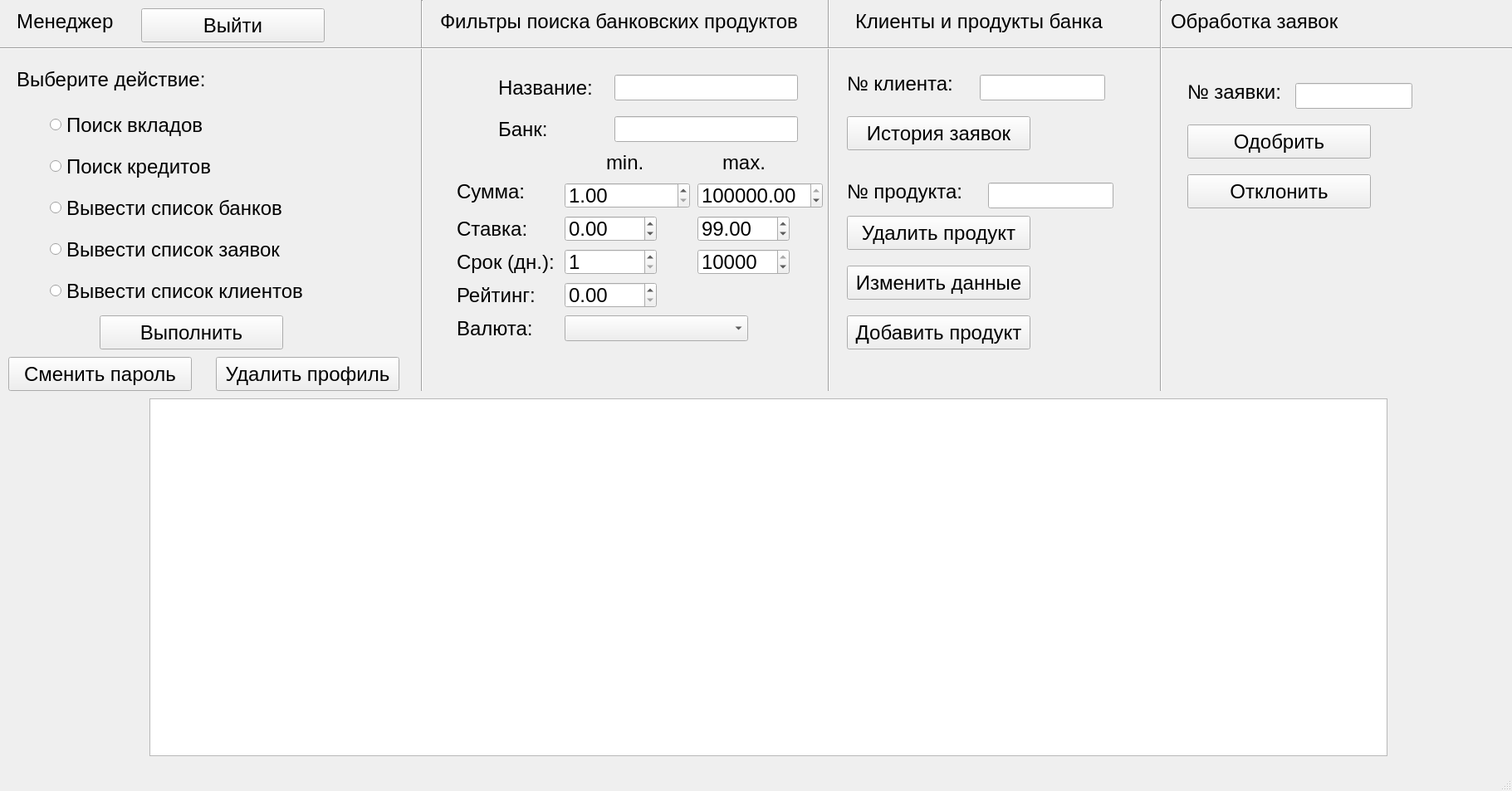
<?xml version="1.0" encoding="UTF-8"?>
<ui version="4.0">
 <class>ManagerWindow</class>
 <widget class="QMainWindow" name="ManagerWindow">
  <property name="geometry">
   <rect>
    <x>0</x>
    <y>0</y>
    <width>1821</width>
    <height>953</height>
   </rect>
  </property>
  <property name="font">
   <font>
    <pointsize>18</pointsize>
   </font>
  </property>
  <property name="windowTitle">
   <string>BankProducts Application</string>
  </property>
  <widget class="QWidget" name="centralwidget">
   <widget class="QRadioButton" name="r1">
    <property name="geometry">
     <rect>
      <x>60</x>
      <y>130</y>
      <width>281</width>
      <height>41</height>
     </rect>
    </property>
    <property name="font">
     <font>
      <pointsize>18</pointsize>
     </font>
    </property>
    <property name="text">
     <string>Поиск вкладов</string>
    </property>
   </widget>
   <widget class="QRadioButton" name="r3">
    <property name="geometry">
     <rect>
      <x>60</x>
      <y>230</y>
      <width>431</width>
      <height>41</height>
     </rect>
    </property>
    <property name="font">
     <font>
      <pointsize>18</pointsize>
     </font>
    </property>
    <property name="text">
     <string>Вывести список банков</string>
    </property>
   </widget>
   <widget class="QLabel" name="label_2">
    <property name="geometry">
     <rect>
      <x>20</x>
      <y>80</y>
      <width>251</width>
      <height>31</height>
     </rect>
    </property>
    <property name="font">
     <font>
      <pointsize>18</pointsize>
     </font>
    </property>
    <property name="text">
     <string>Выберите действие:</string>
    </property>
   </widget>
   <widget class="QPushButton" name="search">
    <property name="geometry">
     <rect>
      <x>120</x>
      <y>380</y>
      <width>221</width>
      <height>41</height>
     </rect>
    </property>
    <property name="font">
     <font>
      <pointsize>18</pointsize>
     </font>
    </property>
    <property name="text">
     <string>Выполнить</string>
    </property>
   </widget>
   <widget class="QLabel" name="label">
    <property name="geometry">
     <rect>
      <x>20</x>
      <y>0</y>
      <width>141</width>
      <height>51</height>
     </rect>
    </property>
    <property name="font">
     <font>
      <pointsize>18</pointsize>
     </font>
    </property>
    <property name="text">
     <string>Менеджер</string>
    </property>
   </widget>
   <widget class="QRadioButton" name="r2">
    <property name="geometry">
     <rect>
      <x>60</x>
      <y>180</y>
      <width>351</width>
      <height>41</height>
     </rect>
    </property>
    <property name="font">
     <font>
      <pointsize>18</pointsize>
     </font>
    </property>
    <property name="text">
     <string>Поиск кредитов</string>
    </property>
   </widget>
   <widget class="Line" name="line">
    <property name="geometry">
     <rect>
      <x>500</x>
      <y>0</y>
      <width>16</width>
      <height>471</height>
     </rect>
    </property>
    <property name="font">
     <font>
      <pointsize>18</pointsize>
     </font>
    </property>
    <property name="orientation">
     <enum>Qt::Vertical</enum>
    </property>
   </widget>
   <widget class="QTableWidget" name="tableWidget">
    <property name="geometry">
     <rect>
      <x>180</x>
      <y>480</y>
      <width>1491</width>
      <height>431</height>
     </rect>
    </property>
    <property name="font">
     <font>
      <pointsize>18</pointsize>
     </font>
    </property>
   </widget>
   <widget class="QLabel" name="label_10">
    <property name="geometry">
     <rect>
      <x>1030</x>
      <y>10</y>
      <width>361</width>
      <height>31</height>
     </rect>
    </property>
    <property name="font">
     <font>
      <pointsize>18</pointsize>
     </font>
    </property>
    <property name="text">
     <string>Клиенты и продукты банка</string>
    </property>
   </widget>
   <widget class="QLabel" name="label_3">
    <property name="geometry">
     <rect>
      <x>530</x>
      <y>-10</y>
      <width>451</width>
      <height>71</height>
     </rect>
    </property>
    <property name="font">
     <font>
      <pointsize>18</pointsize>
     </font>
    </property>
    <property name="text">
     <string>Фильтры поиска банковских продуктов</string>
    </property>
   </widget>
   <widget class="Line" name="line_3">
    <property name="geometry">
     <rect>
      <x>990</x>
      <y>-10</y>
      <width>16</width>
      <height>481</height>
     </rect>
    </property>
    <property name="font">
     <font>
      <pointsize>18</pointsize>
     </font>
    </property>
    <property name="orientation">
     <enum>Qt::Vertical</enum>
    </property>
   </widget>
   <widget class="Line" name="line_2">
    <property name="geometry">
     <rect>
      <x>0</x>
      <y>50</y>
      <width>1821</width>
      <height>16</height>
     </rect>
    </property>
    <property name="font">
     <font>
      <pointsize>18</pointsize>
     </font>
    </property>
    <property name="orientation">
     <enum>Qt::Horizontal</enum>
    </property>
   </widget>
   <widget class="QPushButton" name="exit">
    <property name="geometry">
     <rect>
      <x>170</x>
      <y>10</y>
      <width>221</width>
      <height>41</height>
     </rect>
    </property>
    <property name="font">
     <font>
      <pointsize>18</pointsize>
     </font>
    </property>
    <property name="text">
     <string>Выйти</string>
    </property>
   </widget>
   <widget class="QLineEdit" name="nameEdit">
    <property name="geometry">
     <rect>
      <x>740</x>
      <y>90</y>
      <width>221</width>
      <height>31</height>
     </rect>
    </property>
   </widget>
   <widget class="QLineEdit" name="bankEdit">
    <property name="geometry">
     <rect>
      <x>740</x>
      <y>140</y>
      <width>221</width>
      <height>31</height>
     </rect>
    </property>
   </widget>
   <widget class="QLabel" name="label_4">
    <property name="geometry">
     <rect>
      <x>730</x>
      <y>170</y>
      <width>61</width>
      <height>51</height>
     </rect>
    </property>
    <property name="font">
     <font>
      <pointsize>18</pointsize>
     </font>
    </property>
    <property name="text">
     <string>min.</string>
    </property>
   </widget>
   <widget class="QLabel" name="label_5">
    <property name="geometry">
     <rect>
      <x>870</x>
      <y>170</y>
      <width>61</width>
      <height>51</height>
     </rect>
    </property>
    <property name="font">
     <font>
      <pointsize>18</pointsize>
     </font>
    </property>
    <property name="text">
     <string>max.</string>
    </property>
   </widget>
   <widget class="QLabel" name="label_6">
    <property name="geometry">
     <rect>
      <x>550</x>
      <y>210</y>
      <width>101</width>
      <height>41</height>
     </rect>
    </property>
    <property name="font">
     <font>
      <pointsize>18</pointsize>
     </font>
    </property>
    <property name="text">
     <string>Сумма:</string>
    </property>
   </widget>
   <widget class="QLabel" name="label_7">
    <property name="geometry">
     <rect>
      <x>550</x>
      <y>260</y>
      <width>101</width>
      <height>31</height>
     </rect>
    </property>
    <property name="font">
     <font>
      <pointsize>18</pointsize>
     </font>
    </property>
    <property name="text">
     <string>Ставка:</string>
    </property>
   </widget>
   <widget class="QLabel" name="label_8">
    <property name="geometry">
     <rect>
      <x>550</x>
      <y>300</y>
      <width>121</width>
      <height>31</height>
     </rect>
    </property>
    <property name="font">
     <font>
      <pointsize>18</pointsize>
     </font>
    </property>
    <property name="text">
     <string>Срок (дн.):</string>
    </property>
   </widget>
   <widget class="QLabel" name="label_9">
    <property name="geometry">
     <rect>
      <x>550</x>
      <y>340</y>
      <width>101</width>
      <height>31</height>
     </rect>
    </property>
    <property name="font">
     <font>
      <pointsize>18</pointsize>
     </font>
    </property>
    <property name="text">
     <string>Рейтинг:</string>
    </property>
   </widget>
   <widget class="QLabel" name="label_11">
    <property name="geometry">
     <rect>
      <x>600</x>
      <y>90</y>
      <width>131</width>
      <height>31</height>
     </rect>
    </property>
    <property name="font">
     <font>
      <pointsize>18</pointsize>
     </font>
    </property>
    <property name="text">
     <string>Название:</string>
    </property>
   </widget>
   <widget class="QLabel" name="label_12">
    <property name="geometry">
     <rect>
      <x>600</x>
      <y>140</y>
      <width>101</width>
      <height>31</height>
     </rect>
    </property>
    <property name="font">
     <font>
      <pointsize>18</pointsize>
     </font>
    </property>
    <property name="text">
     <string>Банк:</string>
    </property>
   </widget>
   <widget class="QDoubleSpinBox" name="min_sum">
    <property name="geometry">
     <rect>
      <x>680</x>
      <y>220</y>
      <width>151</width>
      <height>31</height>
     </rect>
    </property>
    <property name="minimum">
     <double>1.000000000000000</double>
    </property>
    <property name="maximum">
     <double>100000000.000000000000000</double>
    </property>
    <property name="singleStep">
     <double>10000.000000000000000</double>
    </property>
    <property name="value">
     <double>1.000000000000000</double>
    </property>
   </widget>
   <widget class="QDoubleSpinBox" name="max_sum">
    <property name="geometry">
     <rect>
      <x>840</x>
      <y>220</y>
      <width>151</width>
      <height>31</height>
     </rect>
    </property>
    <property name="minimum">
     <double>1.000000000000000</double>
    </property>
    <property name="maximum">
     <double>100000000.000000000000000</double>
    </property>
    <property name="singleStep">
     <double>10000.000000000000000</double>
    </property>
    <property name="value">
     <double>100000000.000000000000000</double>
    </property>
   </widget>
   <widget class="QDoubleSpinBox" name="min_rate">
    <property name="geometry">
     <rect>
      <x>680</x>
      <y>260</y>
      <width>111</width>
      <height>31</height>
     </rect>
    </property>
    <property name="minimum">
     <double>-99.989999999999995</double>
    </property>
   </widget>
   <widget class="QDoubleSpinBox" name="max_rate">
    <property name="geometry">
     <rect>
      <x>840</x>
      <y>260</y>
      <width>111</width>
      <height>31</height>
     </rect>
    </property>
    <property name="minimum">
     <double>-99.989999999999995</double>
    </property>
    <property name="value">
     <double>99.000000000000000</double>
    </property>
   </widget>
   <widget class="QSpinBox" name="min_time">
    <property name="geometry">
     <rect>
      <x>680</x>
      <y>300</y>
      <width>111</width>
      <height>31</height>
     </rect>
    </property>
    <property name="minimum">
     <number>1</number>
    </property>
    <property name="maximum">
     <number>10000</number>
    </property>
    <property name="singleStep">
     <number>10</number>
    </property>
   </widget>
   <widget class="QSpinBox" name="max_time">
    <property name="geometry">
     <rect>
      <x>840</x>
      <y>300</y>
      <width>111</width>
      <height>31</height>
     </rect>
    </property>
    <property name="minimum">
     <number>1</number>
    </property>
    <property name="maximum">
     <number>10000</number>
    </property>
    <property name="singleStep">
     <number>10</number>
    </property>
    <property name="value">
     <number>10000</number>
    </property>
   </widget>
   <widget class="QDoubleSpinBox" name="min_rating">
    <property name="geometry">
     <rect>
      <x>680</x>
      <y>340</y>
      <width>111</width>
      <height>31</height>
     </rect>
    </property>
    <property name="maximum">
     <double>5.000000000000000</double>
    </property>
    <property name="singleStep">
     <double>1.000000000000000</double>
    </property>
   </widget>
   <widget class="Line" name="line_4">
    <property name="geometry">
     <rect>
      <x>1390</x>
      <y>0</y>
      <width>16</width>
      <height>471</height>
     </rect>
    </property>
    <property name="font">
     <font>
      <pointsize>18</pointsize>
     </font>
    </property>
    <property name="orientation">
     <enum>Qt::Vertical</enum>
    </property>
   </widget>
   <widget class="QLabel" name="label_13">
    <property name="geometry">
     <rect>
      <x>1410</x>
      <y>10</y>
      <width>421</width>
      <height>31</height>
     </rect>
    </property>
    <property name="font">
     <font>
      <pointsize>18</pointsize>
     </font>
    </property>
    <property name="text">
     <string>Обработка заявок</string>
    </property>
   </widget>
   <widget class="QRadioButton" name="r4">
    <property name="geometry">
     <rect>
      <x>60</x>
      <y>280</y>
      <width>431</width>
      <height>41</height>
     </rect>
    </property>
    <property name="font">
     <font>
      <pointsize>18</pointsize>
     </font>
    </property>
    <property name="text">
     <string>Вывести список заявок</string>
    </property>
   </widget>
   <widget class="QLabel" name="label_14">
    <property name="geometry">
     <rect>
      <x>1020</x>
      <y>80</y>
      <width>151</width>
      <height>41</height>
     </rect>
    </property>
    <property name="font">
     <font>
      <pointsize>18</pointsize>
     </font>
    </property>
    <property name="text">
     <string>№ клиента:</string>
    </property>
   </widget>
   <widget class="QLineEdit" name="cl_num">
    <property name="geometry">
     <rect>
      <x>1180</x>
      <y>90</y>
      <width>151</width>
      <height>31</height>
     </rect>
    </property>
    <property name="inputMask">
     <string>0000000</string>
    </property>
   </widget>
   <widget class="QLabel" name="label_17">
    <property name="geometry">
     <rect>
      <x>1430</x>
      <y>90</y>
      <width>151</width>
      <height>41</height>
     </rect>
    </property>
    <property name="font">
     <font>
      <pointsize>18</pointsize>
     </font>
    </property>
    <property name="text">
     <string>№ заявки:</string>
    </property>
   </widget>
   <widget class="QLineEdit" name="num_req">
    <property name="geometry">
     <rect>
      <x>1560</x>
      <y>100</y>
      <width>141</width>
      <height>31</height>
     </rect>
    </property>
    <property name="inputMask">
     <string>0000000</string>
    </property>
   </widget>
   <widget class="QPushButton" name="cl_history">
    <property name="geometry">
     <rect>
      <x>1020</x>
      <y>140</y>
      <width>221</width>
      <height>41</height>
     </rect>
    </property>
    <property name="font">
     <font>
      <pointsize>18</pointsize>
     </font>
    </property>
    <property name="text">
     <string>История заявок</string>
    </property>
   </widget>
   <widget class="QPushButton" name="approve">
    <property name="geometry">
     <rect>
      <x>1430</x>
      <y>150</y>
      <width>221</width>
      <height>41</height>
     </rect>
    </property>
    <property name="font">
     <font>
      <pointsize>18</pointsize>
     </font>
    </property>
    <property name="text">
     <string>Одобрить</string>
    </property>
   </widget>
   <widget class="QPushButton" name="update_password">
    <property name="geometry">
     <rect>
      <x>10</x>
      <y>430</y>
      <width>221</width>
      <height>41</height>
     </rect>
    </property>
    <property name="font">
     <font>
      <pointsize>18</pointsize>
     </font>
    </property>
    <property name="text">
     <string>Сменить пароль</string>
    </property>
   </widget>
   <widget class="QPushButton" name="delete_manager">
    <property name="geometry">
     <rect>
      <x>260</x>
      <y>430</y>
      <width>221</width>
      <height>41</height>
     </rect>
    </property>
    <property name="font">
     <font>
      <pointsize>18</pointsize>
     </font>
    </property>
    <property name="text">
     <string>Удалить профиль</string>
    </property>
   </widget>
   <widget class="QRadioButton" name="r5">
    <property name="geometry">
     <rect>
      <x>60</x>
      <y>330</y>
      <width>431</width>
      <height>41</height>
     </rect>
    </property>
    <property name="font">
     <font>
      <pointsize>18</pointsize>
     </font>
    </property>
    <property name="text">
     <string>Вывести список клиентов</string>
    </property>
   </widget>
   <widget class="QLineEdit" name="prod_num">
    <property name="geometry">
     <rect>
      <x>1190</x>
      <y>220</y>
      <width>151</width>
      <height>31</height>
     </rect>
    </property>
    <property name="inputMask">
     <string>0000000</string>
    </property>
    <property name="text">
     <string/>
    </property>
   </widget>
   <widget class="QLabel" name="label_15">
    <property name="geometry">
     <rect>
      <x>1020</x>
      <y>210</y>
      <width>151</width>
      <height>41</height>
     </rect>
    </property>
    <property name="font">
     <font>
      <pointsize>18</pointsize>
     </font>
    </property>
    <property name="text">
     <string>№ продукта:</string>
    </property>
   </widget>
   <widget class="QPushButton" name="update_product">
    <property name="geometry">
     <rect>
      <x>1020</x>
      <y>320</y>
      <width>221</width>
      <height>41</height>
     </rect>
    </property>
    <property name="font">
     <font>
      <pointsize>18</pointsize>
     </font>
    </property>
    <property name="text">
     <string>Изменить данные</string>
    </property>
   </widget>
   <widget class="QPushButton" name="reject">
    <property name="geometry">
     <rect>
      <x>1430</x>
      <y>210</y>
      <width>221</width>
      <height>41</height>
     </rect>
    </property>
    <property name="font">
     <font>
      <pointsize>18</pointsize>
     </font>
    </property>
    <property name="text">
     <string>Отклонить</string>
    </property>
   </widget>
   <widget class="QPushButton" name="add_product">
    <property name="geometry">
     <rect>
      <x>1020</x>
      <y>380</y>
      <width>221</width>
      <height>41</height>
     </rect>
    </property>
    <property name="font">
     <font>
      <pointsize>18</pointsize>
     </font>
    </property>
    <property name="text">
     <string>Добавить продукт</string>
    </property>
   </widget>
   <widget class="QPushButton" name="delete_product">
    <property name="geometry">
     <rect>
      <x>1020</x>
      <y>260</y>
      <width>221</width>
      <height>41</height>
     </rect>
    </property>
    <property name="font">
     <font>
      <pointsize>18</pointsize>
     </font>
    </property>
    <property name="text">
     <string>Удалить продукт</string>
    </property>
   </widget>
   <widget class="QLabel" name="label_19">
    <property name="geometry">
     <rect>
      <x>550</x>
      <y>380</y>
      <width>101</width>
      <height>31</height>
     </rect>
    </property>
    <property name="font">
     <font>
      <pointsize>18</pointsize>
     </font>
    </property>
    <property name="text">
     <string>Валюта:</string>
    </property>
   </widget>
   <widget class="QComboBox" name="cur_type">
    <property name="geometry">
     <rect>
      <x>680</x>
      <y>380</y>
      <width>221</width>
      <height>31</height>
     </rect>
    </property>
   </widget>
  </widget>
  <widget class="QMenuBar" name="menubar">
   <property name="geometry">
    <rect>
     <x>0</x>
     <y>0</y>
     <width>1821</width>
     <height>33</height>
    </rect>
   </property>
  </widget>
  <widget class="QStatusBar" name="statusbar"/>
 </widget>
 <resources/>
 <connections/>
</ui>
